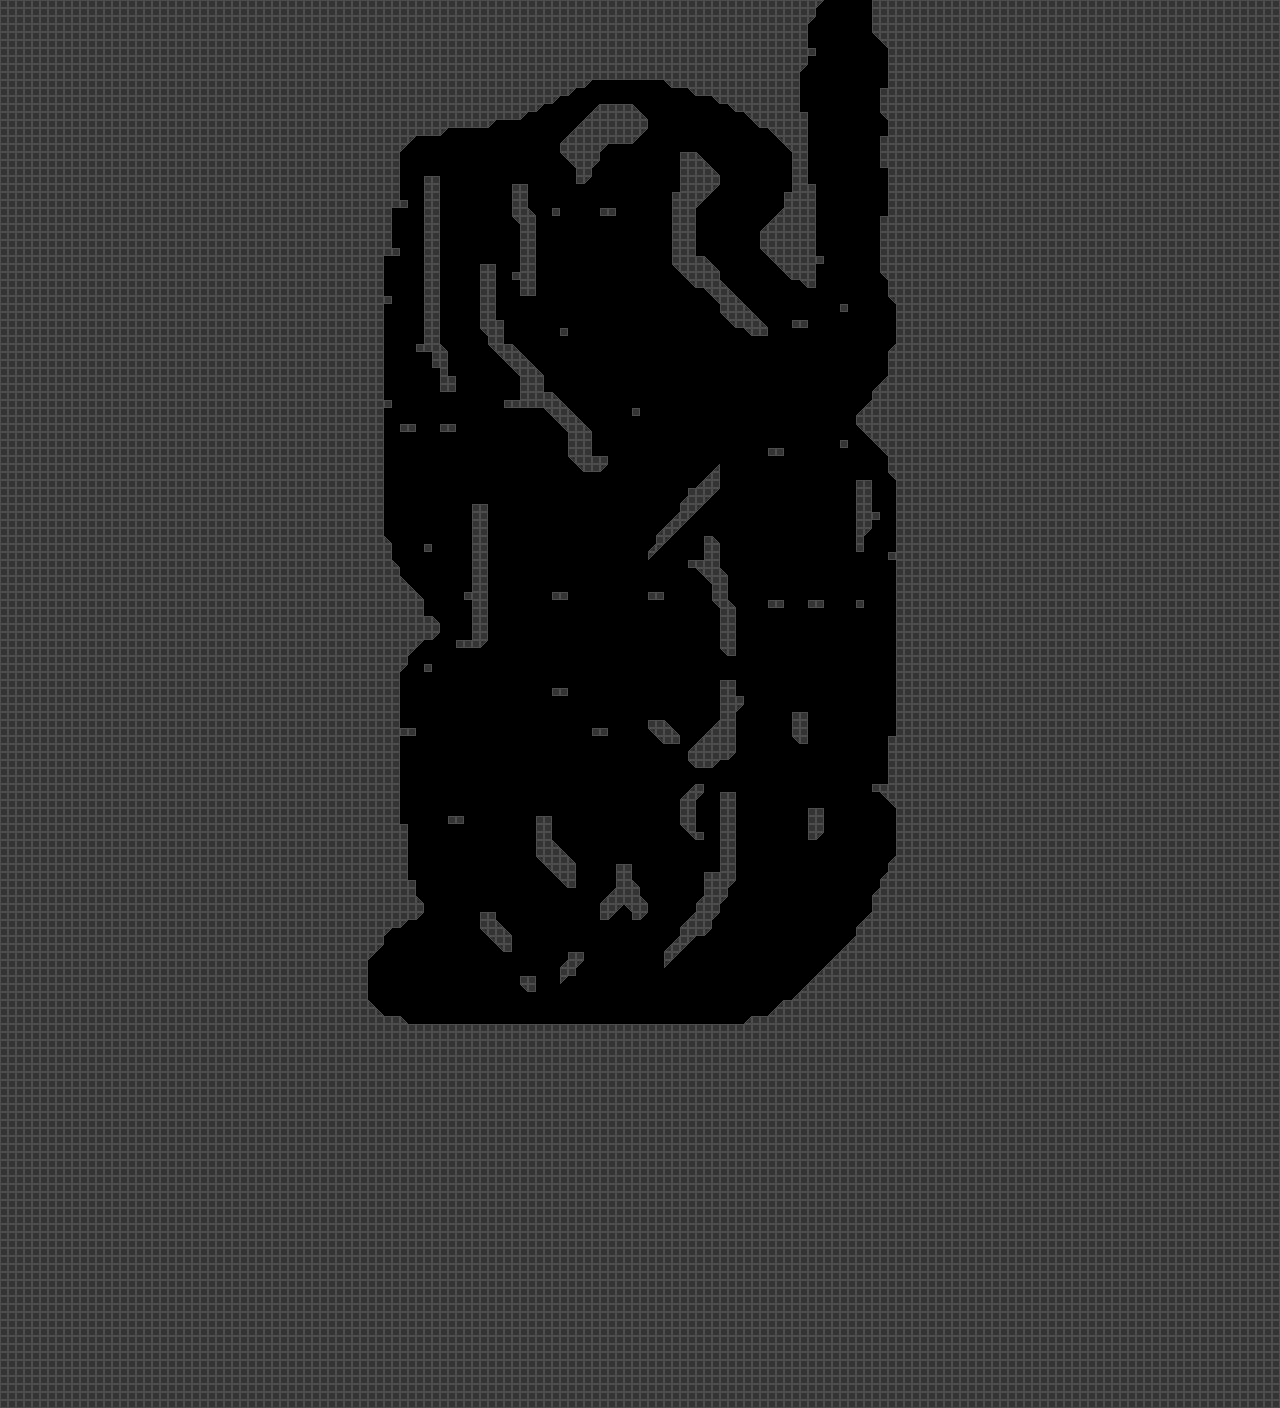

The image is a tile-based game level rendered from a .tmx file. Its description and source (layers, tilesets, objects; grid data summarised) follow:
An orthogonal 160x176 tile map with 8x8 px tiles, 1 tile layer (Tile Layer 1).

<map version="1.2" tiledversion="1.3.1" orientation="orthogonal" renderorder="right-down" compressionlevel="0" width="160" height="176" tilewidth="8" tileheight="8" infinite="0" nextlayerid="2" nextobjectid="1">
 <tileset firstgid="1" source="../Images/testTileset.tsx" />
 <layer id="1" name="Tile Layer 1" width="160" height="176">
  <data>[28160 cells, 21944 non-empty, 5 distinct tile ids]</data>
 </layer>
</map>